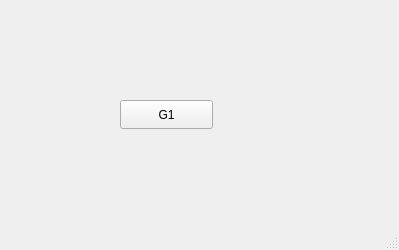
<?xml version="1.0" encoding="UTF-8"?>
<ui version="4.0">
 <class>Geral</class>
 <widget class="QMainWindow" name="Geral">
  <property name="geometry">
   <rect>
    <x>0</x>
    <y>0</y>
    <width>399</width>
    <height>250</height>
   </rect>
  </property>
  <property name="windowTitle">
   <string>Geral</string>
  </property>
  <widget class="QWidget" name="centralwidget">
   <widget class="QPushButton" name="pbG1">
    <property name="geometry">
     <rect>
      <x>120</x>
      <y>100</y>
      <width>93</width>
      <height>29</height>
     </rect>
    </property>
    <property name="text">
     <string>G1</string>
    </property>
   </widget>
  </widget>
  <widget class="QMenuBar" name="menubar">
   <property name="geometry">
    <rect>
     <x>0</x>
     <y>0</y>
     <width>399</width>
     <height>26</height>
    </rect>
   </property>
  </widget>
  <widget class="QStatusBar" name="statusbar"/>
 </widget>
 <resources/>
 <connections/>
</ui>
